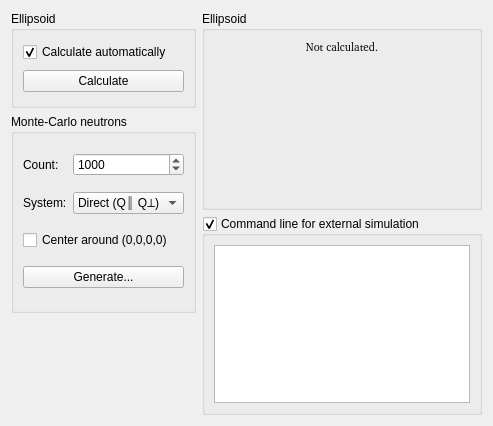
     <widget class="QWidget" name="tabMC">
      <attribute name="title">
       <string>Monte-Carlo</string>
      </attribute>
      <layout class="QGridLayout" name="gridLayout_6">
       <item row="1" column="0" rowspan="2">
        <widget class="QGroupBox" name="groupBox_11">
         <property name="sizePolicy">
          <sizepolicy hsizetype="Preferred" vsizetype="Preferred">
           <horstretch>0</horstretch>
           <verstretch>0</verstretch>
          </sizepolicy>
         </property>
         <property name="title">
          <string>Monte-Carlo neutrons</string>
         </property>
         <layout class="QGridLayout" name="gridLayout_5">
          <item row="0" column="0">
           <widget class="QLabel" name="label">
            <property name="sizePolicy">
             <sizepolicy hsizetype="Minimum" vsizetype="Preferred">
              <horstretch>0</horstretch>
              <verstretch>0</verstretch>
             </sizepolicy>
            </property>
            <property name="text">
             <string>Count:</string>
            </property>
           </widget>
          </item>
          <item row="0" column="1">
           <widget class="QSpinBox" name="spinMCNeutrons">
            <property name="sizePolicy">
             <sizepolicy hsizetype="Expanding" vsizetype="Fixed">
              <horstretch>0</horstretch>
              <verstretch>0</verstretch>
             </sizepolicy>
            </property>
            <property name="minimum">
             <number>1</number>
            </property>
            <property name="maximum">
             <number>1000000</number>
            </property>
            <property name="value">
             <number>1000</number>
            </property>
           </widget>
          </item>
          <item row="4" column="0" colspan="2">
           <widget class="QPushButton" name="btnMCGenerate">
            <property name="text">
             <string>Generate...</string>
            </property>
           </widget>
          </item>
          <item row="2" column="0" colspan="2">
           <widget class="QCheckBox" name="checkMCCenter">
            <property name="text">
             <string>Center around (0,0,0,0)</string>
            </property>
           </widget>
          </item>
          <item row="1" column="1">
           <widget class="QComboBox" name="comboMCCoords">
            <property name="sizePolicy">
             <sizepolicy hsizetype="Expanding" vsizetype="Fixed">
              <horstretch>0</horstretch>
              <verstretch>0</verstretch>
             </sizepolicy>
            </property>
            <item>
             <property name="text">
              <string>Direct (Q∥ Q⟂)</string>
             </property>
            </item>
            <item>
             <property name="text">
              <string>Lattice (Å⁻¹)</string>
             </property>
            </item>
            <item>
             <property name="text">
              <string>Lattice (rlu)</string>
             </property>
            </item>
           </widget>
          </item>
          <item row="1" column="0">
           <widget class="QLabel" name="label_3">
            <property name="sizePolicy">
             <sizepolicy hsizetype="Minimum" vsizetype="Preferred">
              <horstretch>0</horstretch>
              <verstretch>0</verstretch>
             </sizepolicy>
            </property>
            <property name="text">
             <string>System:</string>
            </property>
           </widget>
          </item>
         </layout>
        </widget>
       </item>
       <item row="2" column="1" rowspan="2">
        <widget class="QGroupBox" name="groupSim">
         <property name="sizePolicy">
          <sizepolicy hsizetype="Preferred" vsizetype="Expanding">
           <horstretch>0</horstretch>
           <verstretch>1</verstretch>
          </sizepolicy>
         </property>
         <property name="title">
          <string>Command line for external simulation</string>
         </property>
         <property name="checkable">
          <bool>true</bool>
         </property>
         <layout class="QGridLayout" name="gridLayout_8">
          <item row="0" column="0">
           <widget class="QPlainTextEdit" name="editSim">
            <property name="readOnly">
             <bool>true</bool>
            </property>
           </widget>
          </item>
         </layout>
        </widget>
       </item>
       <item row="0" column="1" rowspan="2">
        <widget class="QGroupBox" name="groupBox_10">
         <property name="sizePolicy">
          <sizepolicy hsizetype="Preferred" vsizetype="Expanding">
           <horstretch>1</horstretch>
           <verstretch>1</verstretch>
          </sizepolicy>
         </property>
         <property name="title">
          <string>Ellipsoid</string>
         </property>
         <layout class="QFormLayout" name="formLayout">
          <item row="0" column="0" colspan="2">
           <widget class="QLabel" name="labelElli">
            <property name="font">
             <font>
              <family>DejaVu Sans Mono [unknown]</family>
              <pointsize>8</pointsize>
             </font>
            </property>
            <property name="text">
             <string>Not calculated.</string>
            </property>
            <property name="alignment">
             <set>Qt::AlignCenter</set>
            </property>
           </widget>
          </item>
         </layout>
        </widget>
       </item>
       <item row="0" column="0">
        <widget class="QGroupBox" name="groupBox_13">
         <property name="title">
          <string>Ellipsoid</string>
         </property>
         <layout class="QGridLayout" name="gridLayout_7">
          <item row="0" column="0">
           <widget class="QCheckBox" name="checkElli4dAutoCalc">
            <property name="text">
             <string>Calculate automatically</string>
            </property>
            <property name="checked">
             <bool>true</bool>
            </property>
           </widget>
          </item>
          <item row="1" column="0">
           <widget class="QPushButton" name="btnCalcElli4d">
            <property name="text">
             <string>Calculate</string>
            </property>
           </widget>
          </item>
         </layout>
        </widget>
       </item>
      </layout>
     </widget>
